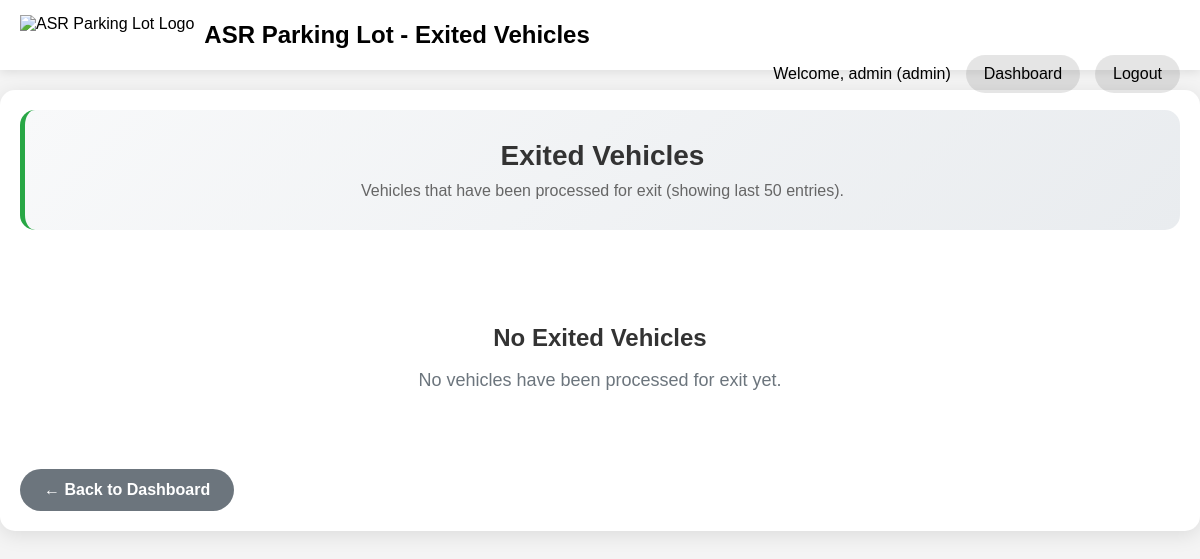
Before: /staff/exited-vehicles (signed in) with the older database file.
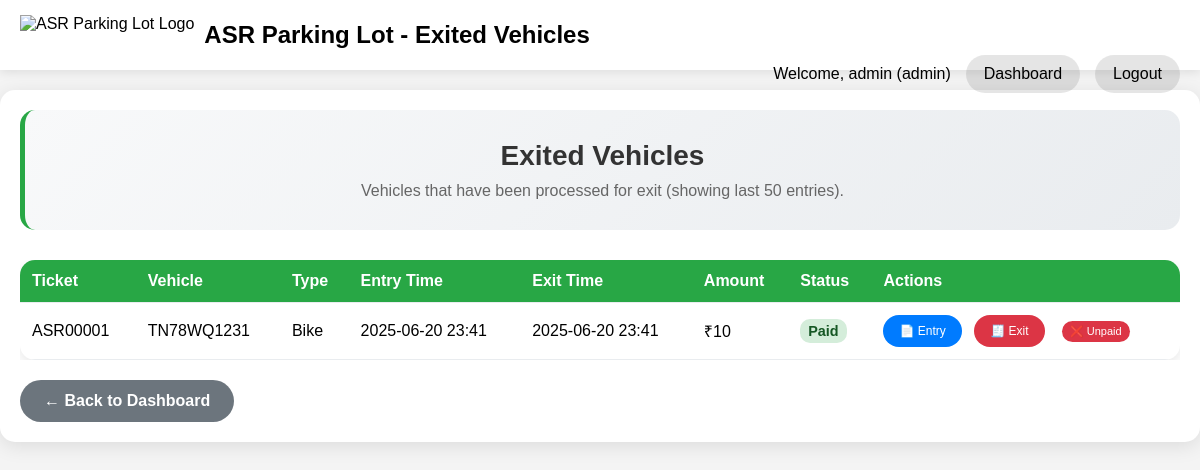
After: the same page with the newer database file.
### app/models.py (models this page shows, shortened)
class User(UserMixin, db.Model):
    id = db.Column(db.Integer, primary_key=True)
    username = db.Column(db.String(80), index=True, unique=True, nullable=False)
    email = db.Column(db.String(120), index=True, unique=True, nullable=False)
    password_hash = db.Column(db.String(256))
    role = db.Column(db.String(10), index=True, nullable=False, default='staff') # 'admin' or 'staff'

class Entry(db.Model):
    id = db.Column(db.Integer, primary_key=True)
    ticket_number = db.Column(db.String(20), unique=True, nullable=False)
    vehicle_type = db.Column(db.String(50), nullable=False)
    vehicle_number = db.Column(db.String(20), nullable=False)
    phone = db.Column(db.String(15), nullable=False)
    device = db.Column(db.String(50), nullable=False)
    entry_time = db.Column(db.DateTime, default=datetime.utcnow, nullable=False)
    exit_time = db.Column(db.DateTime, nullable=True)
    paid = db.Column(db.Boolean, default=False, nullable=False)
    amount = db.Column(db.Float, nullable=True)

### app/routes.py (the view)
@main.route('/staff/exited-vehicles')
@login_required
def exited_vehicles():
    if current_user.role not in ['admin', 'staff']:
        flash('Access denied. Staff or Admin privileges required.', 'error')
        return redirect(url_for('main.index'))
    exited_vehicles = Entry.query.filter(
        Entry.exit_time.is_not(None)
    ).order_by(Entry.exit_time.desc()).limit(50).all()
    return render_template('exited_vehicles.html',
                         title='Exited Vehicles',
                         exited_vehicles=exited_vehicles)

### app/__init__.py (called while the page is built)
def create_app():
    app = Flask(__name__)
    app.config['SECRET_KEY'] = os.environ.get('SECRET_KEY') or 'dev-secret-key-change-in-production'
    app.config['SQLALCHEMY_DATABASE_URI'] = 'sqlite:///site.db'
    app.config['SQLALCHEMY_TRACK_MODIFICATIONS'] = False
    db.init_app(app)
    login_manager.init_app(app)
    migrate.init_app(app, db)
    login_manager.login_view = 'main.login'
    login_manager.login_message_category = 'info'
    from app.routes import main as main_blueprint
    app.register_blueprint(main_blueprint)
    from .models import User
    @login_manager.user_loader
    def load_user(user_id):
        return User.query.get(int(user_id))
    return app

### app/templates/exited_vehicles.html (shortened to what this page needs)
<!DOCTYPE html>
<html lang="en">
<head>
</head>
<body>
    <div class="navbar">
        <div class="navbar-logo">
            <img src="{{ url_for('main.public_file', filename='logo.png') }}" alt="ASR Parking Lot Logo">
            <h1>ASR Parking Lot - Exited Vehicles</h1>
        </div>
        <div class="navbar-right">
            <span>Welcome, {{ current_user.username }} ({{ current_user.role }})</span>
            <a href="{{ url_for('main.staff_dashboard') }}">Dashboard</a>
            <a href="{{ url_for('main.logout') }}">Logout</a>
        </div>
    </div>
    <div class="container">
        <div class="header-section">
            <h2>Exited Vehicles</h2>
            <p>Vehicles that have been processed for exit (showing last 50 entries).</p>
        </div>
        {% if exited_vehicles %}
        <div class="vehicles-table">
            <table>
                <thead>
                    <tr>
                        <th>Ticket</th>
                        <th>Vehicle</th>
                        <th>Type</th>
                        <th>Entry Time</th>
                        <th>Exit Time</th>
                        <th>Amount</th>
                        <th>Status</th>
                        <th>Actions</th>
                    </tr>
                </thead>
                <tbody>
                    {% for vehicle in exited_vehicles %}
                    <tr>
                        <td>{{ vehicle.ticket_number }}</td>
                        <td>{{ vehicle.vehicle_number }}</td>
                        <td>{{ vehicle.vehicle_type }}</td>
                        <td>{{ vehicle.entry_time.strftime('%Y-%m-%d %H:%M') }}</td>
                        <td>{{ vehicle.exit_time.strftime('%Y-%m-%d %H:%M') }}</td>
                        <td>₹{{ "%.0f"|format(vehicle.amount or 0) }}</td>
                        <td>
                            {% if vehicle.paid %}
                                <span class="status-paid">Paid</span>
                            {% else %}
                                <span class="status-pending">Pending</span>
                            {% endif %}
                        </td>
                        <td>
                            <a href="{{ url_for('main.print_receipt', entry_id=vehicle.id) }}"
                               target="_blank"
                               class="action-btn">
                                📄 Entry
                            </a>
                            <a href="{{ url_for('main.exit_receipt', entry_id=vehicle.id) }}"
                               target="_blank"
                               class="action-btn exit">
                                🧾 Exit
                            </a>
                            {% if current_user.role == 'admin' %}
                                <form method="POST" action="{{ url_for('main.toggle_payment', entry_id=vehicle.id) }}" style="display: inline;">
                                    {% if vehicle.paid %}
                                        <button type="submit" class="payment-toggle-btn unpaid"
                                                style="background: #dc3545; color: white; border: none; border-radius: 15px; padding: 4px 8px; font-size: 11px; cursor: pointer; margin-left: 5px;"
                                                title="Mark as Unpaid">
                                            ❌ Unpaid
                                        </button>
                                    {% else %}
                                        <button type="submit" class="payment-toggle-btn paid"
                                                style="background: #28a745; color: white; border: none; border-radius: 15px; padding: 4px 8px; font-size: 11px; cursor: pointer; margin-left: 5px;"
                                                title="Mark as Paid">
                                            ✅ Paid
                                        </button>
                                    {% endif %}
                                </form>
                            {% endif %}
                        </td>
                    </tr>
                    {% endfor %}
                </tbody>
            </table>
        </div>
        {% else %}
        <div class="no-vehicles">
            <h3>No Exited Vehicles</h3>
            <p>No vehicles have been processed for exit yet.</p>
        </div>
        {% endif %}
        <a href="{{ url_for('main.staff_dashboard') }}" class="back-btn">← Back to Dashboard</a>
    </div>
</body>
</html>

### app/templates/exited_vehicles.html (style rules this page uses)
* { box-sizing: border-box; }
body { font-family: Arial, sans-serif; margin: 0; padding: 0; background-color: #f4f4f4; min-height: 100vh; }
.navbar { background-color: white; padding: 15px 20px; color: black; position: sticky; top: 0; z-index: 1000; box-shadow: 0 2px 10px rgba(0,0,0,0.1); }
.navbar h1 { margin: 0; display: inline-block; font-size: clamp(18px, 4vw, 24px); color: black; }
.navbar-logo { display: flex; align-items: center; gap: 10px; flex-wrap: wrap; }
.navbar-logo img { height: clamp(30px, 6vw, 40px); width: auto; }
.navbar-right { float: right; display: flex; align-items: center; gap: 15px; flex-wrap: wrap; color: black; }
.navbar a { color: black; text-decoration: none; padding: 8px 16px; border-radius: 25px; background-color: rgba(0, 0, 0, 0.1); transition: all 0.3s ease; font-weight: 500; border: 2px solid transparent; }
.container { max-width: 1200px; margin: 20px auto; padding: 20px; background: white; border-radius: 15px; box-shadow: 0 4px 20px rgba(0,0,0,0.1); }
.header-section { text-align: center; margin-bottom: 30px; padding: 30px; background: linear-gradient(135deg, #f8f9fa 0%, #e9ecef 100%); border-radius: 15px; border-left: 5px solid #28a745; }
.header-section h2 { color: #333; margin: 0 0 10px 0; font-size: clamp(20px, 5vw, 28px); }
.header-section p { color: #666; margin: 0; font-size: clamp(14px, 3vw, 16px); }
.vehicles-table { overflow-x: auto; }
.vehicles-table table { width: 100%; border-collapse: collapse; background: white; border-radius: 15px; overflow: hidden; box-shadow: 0 4px 15px rgba(0,0,0,0.1); }
.vehicles-table th, .vehicles-table td { padding: 12px; text-align: left; border-bottom: 1px solid #e9ecef; }
.vehicles-table th { background-color: #28a745; color: white; font-weight: bold; }
.status-paid { background-color: #d4edda; color: #155724; padding: 4px 8px; border-radius: 10px; font-size: 0.9em; font-weight: bold; }
.action-btn { padding: 8px 16px; background-color: #007bff; color: white; text-decoration: none; border-radius: 20px; font-size: 12px; margin-right: 8px; transition: all 0.3s ease; display: inline-flex; align-items: center; justify-content: center; min-height: 32px; font-weight: 500; }
.action-btn.exit { background-color: #dc3545; }
.back-btn { display: inline-block; padding: 12px 24px; background-color: #6c757d; color: white; text-decoration: none; border-radius: 25px; margin-top: 20px; font-weight: bold; transition: all 0.3s ease; }

Changed rows visible on the page:
added Entry: ticket_number "ASR00001", vehicle_number "TN78WQ1231", vehicle_type "Bike", entry_time "2025-06-20 23:41", exit_time "2025-06-20 23:41", amount "10", paid "Paid"
Other visible differences:
text no longer shown: "No Exited Vehicles No vehicles have been processed for exit yet."
text now shown: "Ticket Vehicle Type Entry Time Exit Time Amount Status Actions"
